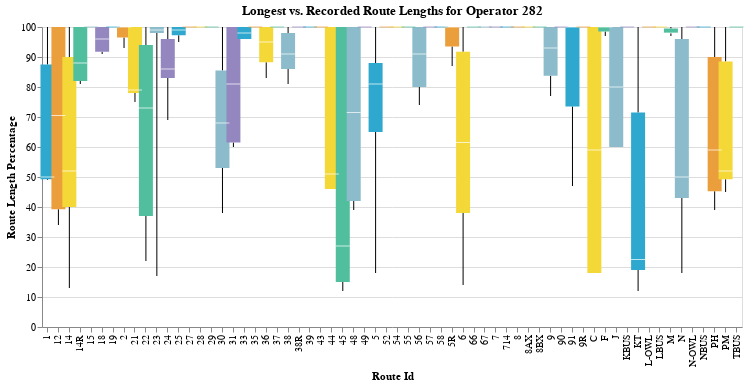

The notebook cell saved with this chart:
### Code cell
length_comparison_boxplot(muni)

### Figure 1 — Vega-Lite specification as saved in the notebook (floating-point values rounded to 4 significant figures; data arrays with more than 128 entries replaced by an {"elided": "..."} marker saying what was removed)
{"config": {"view": {"continuousWidth": 400, "continuousHeight": 300}}, "data": {"name": "data-ef12aa145b062396b5fa200efe72c769"}, "mark": {"type": "boxplot", "extent": "min-max"}, "encoding": {"color": {"field": "Route Id", "legend": null, "scale": {"range": ["#2EA8CE", "#EB9F3C", "#F4D837", "#51BF9D", "#8CBCCB", "#9487C0"]}, "type": "nominal"}, "x": {"field": "Route Id", "type": "nominal"}, "y": {"field": "Route Length Percentage", "type": "quantitative"}}, "height": 300, "title": "Longest vs. Recorded Route Lengths for Operator 282", "width": 700, "$schema": "https://vega.github.io/schema/vega-lite/v4.17.0.json", "datasets": {"data-ef12aa145b062396b5fa200efe72c769": {"elided": "242 records"}}}
